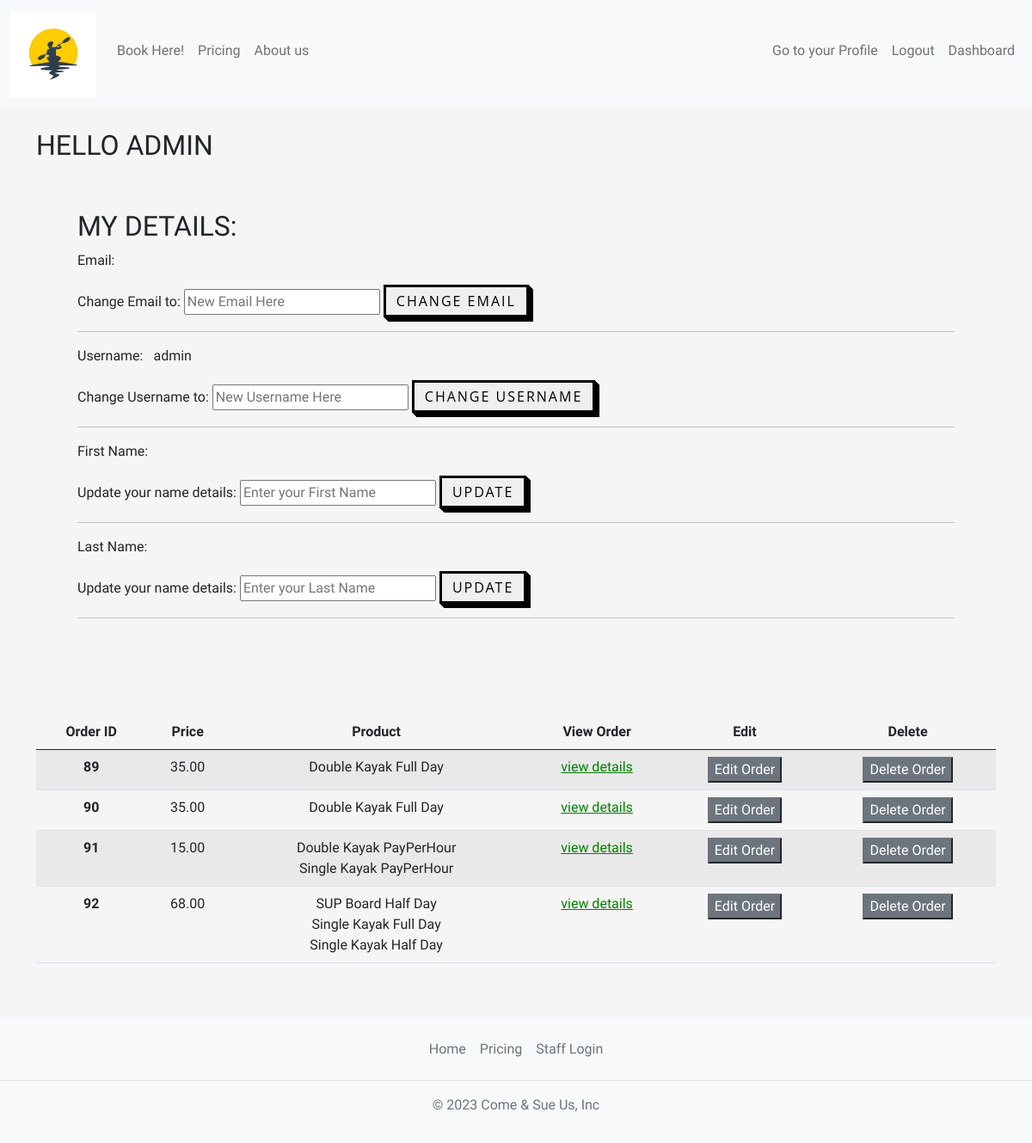
Page /profile (signed in) on the earlier database version.
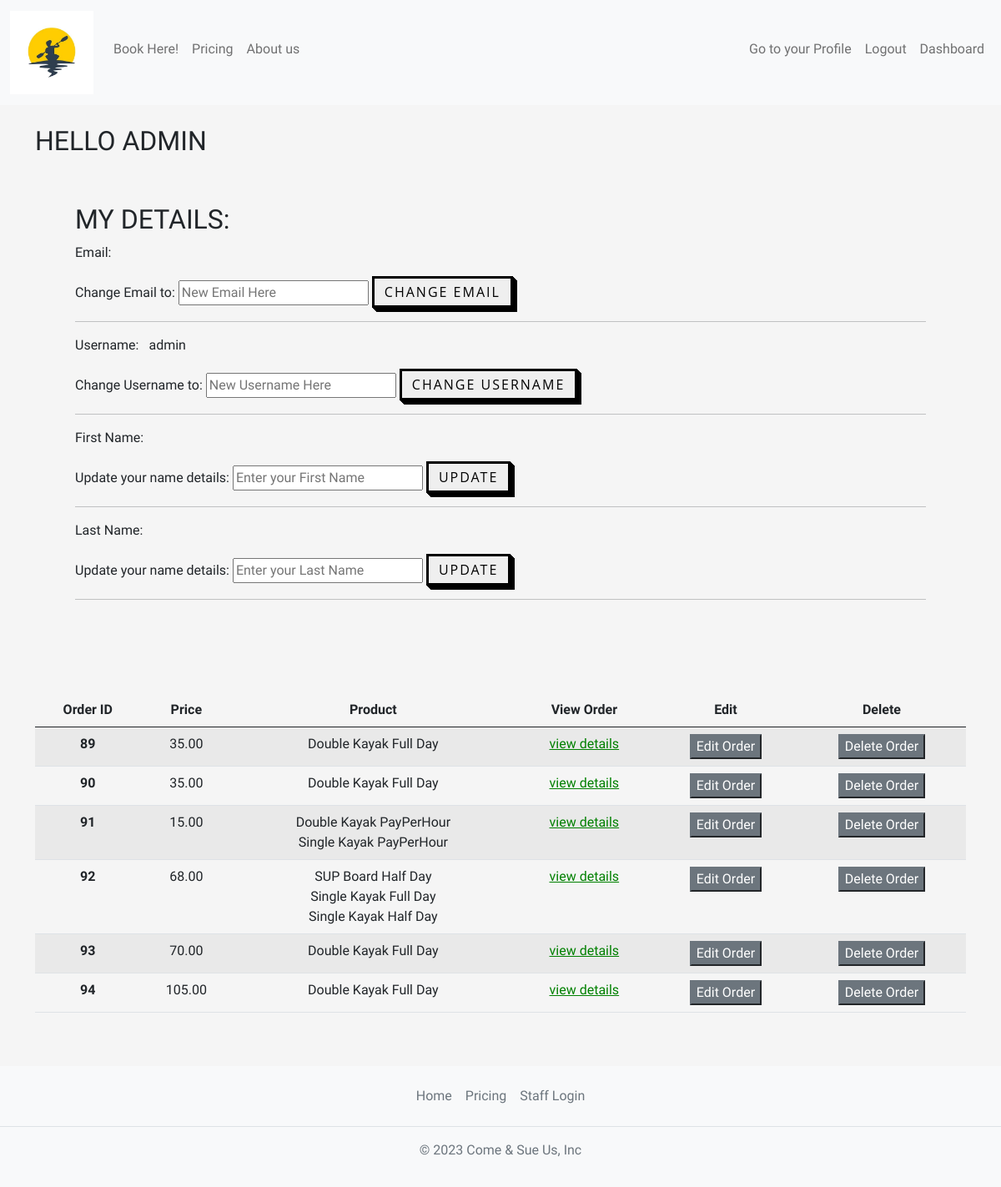
Same page on the later database version.
### home/models.py (models this page shows, shortened)
class OrderModel(models.Model):
    STATUS = (
        ('Awaiting Pickup', 'Awaiting Pickup'),
        ('Delivered', 'Delivered'),
    )
    user = models.ForeignKey(get_user_model(), on_delete=models.SET_NULL, null=True)
    created_on = models.DateTimeField(auto_now_add=True)
    price = models.DecimalField(max_digits=7, decimal_places=2)
    status = models.CharField(max_length=200, null=True, choices=STATUS)
    items = models.ManyToManyField(
        'Variant', related_name='order', blank=True)

class Variant(models.Model):
    name = models.CharField(max_length=100)
    description = models.TextField()
    image = models.ImageField(upload_to='variants_images/')
    price = models.DecimalField(max_digits=5, decimal_places=2)

### home/views.py (the view, shortened to what this page needs)
# urls.py: path('profile', views.profile, name='profile'),
@login_required
def profile(request):
    user = request.user
    my_orders = OrderModel.objects.filter(user=user)
    context = {
        'user_my_site': user,
        'my_orders': my_orders
    }
    return render(request, 'home/profile.html', context)

### home/templates/home/profile.html (shortened to what this page needs)
{% extends 'base.html' %}
{% block content %}
<div class="container col-md-12 mt-4 mb-5">
<h2>Hello {{user_my_site}}</h2>
<div class="p-5 ">
<form method="POST" action="{% url 'profile'%}">
    <h2>My details:</h2>
    <p>Email: <span class="px-2">{{user_my_site.email}} </span></p>
    <span>Change Email to: <input type="text" name="email" placeholder="New Email Here"/></span>
    <button type="submit" class="button-style" >Change Email</button>
    <hr>
    <p>Username: <span class="px-2">{{user_my_site.username}} </span></p>
    <span>Change Username to: <input type="text" name="username" placeholder="New Username Here"/></span>
    <button type="submit" class="button-style" >Change Username</button>
    <hr>
    <p>First Name: <span class="px-2">{{user_my_site.first_name}} </span></p>
    <span>Update your name details: <input type="text" name="first_name" placeholder="Enter your First Name"/></span>
    <button type="submit" class="button-style" >Update</button>
    <hr>
    <p>Last Name: <span class="px-2">{{user_my_site.last_name}} </span></p>
    <span>Update your name details: <input type="text" name="last_name" placeholder="Enter your Last Name"/></span>
    <button type="submit" class="button-style" >Update</button>
    <hr>
</form>
</div>
<div class="row justify-content-center" style="overflow-x:auto;">
            <div class="col-md-12 mt-5">
                {% if my_orders %}
                <table class="table table-hover table-striped">
                    <thead class="text-center">
                        <tr>
                            <th scope="col">Order ID</th>
                            <th scope="col">Price</th>
                            <th scope="col">Product</th>
                            <th scope="col">View Order</th>
                            <th scope="col">Edit</th>
                            <th scope="col">Delete</th>
                        </tr>
                    </thead>
                    <tbody class="text-center">
                        {% for order in my_orders %}
                        <tr>
                            <th scope="row">{{ order.pk }}</th>
                            <td>{{ order.price }}</td>
                            <td>{% for item in order.items.all %}
                                {{item.name}}<br>
                            {% endfor %}</td>
                            <td>
                                <a href="{% url 'update-order' order.pk%}"> view details</a>
                            </td>
                            <td><button class="button btn-secondary" type='submit' data-bs-toggle="modal" data-bs-target="#exampleModal"
                                >Edit Order</button></td>
                            <td>
                                <form method="post" action="{% url 'update-order' order.pk %}">
                                    <button class="button btn-secondary" type='submit'>Delete Order</button>
                                </form>
                            </td>
                        </tr>
                        {% endfor %}
                        {% else %}
                        <div class="container text-center mt-5">
                            <h1>Oh no! You are yet to have a booking with us, but have no fear, you'll find it right <a href="{% url 'order' %}">HERE</a></h1>
                        </div>
                        {% endif %}
                    </tbody>
                </table>
            </div>
        </div>
</div>
{% endblock content %}

### templates/base.html (shortened to what this page needs)
{% load static %}
<!DOCTYPE html>
<html lang="en">
<head>
    {% block css %}
    <link href="https://cdn.jsdelivr.net/npm/bootstrap@5.0.2/dist/css/bootstrap.min.css" rel="stylesheet"
>
    <link rel="stylesheet" href="{% static '/css/style.css' %}">
    {% endblock %}
</head>
<body>
    {% include 'includes/header.html' %}
    <main>
        {% block content %}{% endblock %}
    </main>
    {% include 'includes/footer.html' %}
</body>
</html>

### templates/includes/header.html (shortened to what this page needs)
{% load static %}
<header>
  <nav class="navbar navbar-expand-lg navbar-light bg-light">
    <div class="container-fluid">
      <a class="navbar-brand" href="{% url 'home' %}"><img src="{% static 'images/kayak-1.webp' %}" alt="Kayak Logo" class="logo"></a>
      <div class="collapse navbar-collapse" id="navbarNav">
        <ul class="navbar-nav me-auto mb-2">
          {% if user.is_authenticated %}
          <li class="nav-item">
            <a class="nav-link" href="{% url 'order' %}">Book Here!</a>
          </li>
          {% endif %}
          <li class="nav-item">
            <a class="nav-link" href="{% url 'pricing' %}">Pricing</a>
          </li>
          <li class="nav-item">
            <a class="nav-link" href="{% url 'faq' %}">About us</a>
          </li>
        </ul>
          <ul class="navbar-nav ml-auto mb-2">
            {% if user.is_authenticated %}
          <li class="nav-item">
            <a href="{% url 'profile' %}" class="nav-link">Go to your Profile</a>
          </li>
          <a class="nav-link" href="{% url 'account_logout' %}">Logout</a>
        {% if user.is_staff %}
        <li class="nav-item">
          <a href="{% url 'dashboard' %}" class="nav-link">Dashboard</a>
        </li>
        {% endif %}
          {% endif %}
          </ul>
      </div>
    </div>
  </nav>
</header>

### templates/includes/footer.html
<footer class="py-3 bg-light text-dark">
    <ul class="nav justify-content-center border-bottom pb-3 mb-3">
      <li class="nav-item"><a href="{% url 'home' %}" class="nav-link px-2 text-muted">Home</a></li>
      <li class="nav-item"><a href="{% url 'pricing' %}" class="nav-link px-2 text-muted">Pricing</a></li>
      <li class="nav-item"><a href="{% url 'dashboard' %}" class="nav-link px-2 text-muted">Staff Login</a></li>
    </ul>
    <p class="text-center text-muted">© 2023 Come & Sue Us, Inc</p>
  </footer>

### static/css/style.css (style rules this page uses)
html, body { height: calc(100vh - 100px); font-family: 'Days One', sans-serif; font-family: 'Kdam Thmor Pro', sans-serif; }
body { display: flex; flex-direction: column; position: relative; margin: 0; padding-bottom: 6rem; }
h1, h2, h3, h4, h5, h6 { text-transform: uppercase; }
main { flex: 1 0 auto; background-color: whitesmoke; }
a { text-decoration: underline; color: green; }
.logo { max-height: 100px; }
.button-style { font-family: "Open Sans", sans-serif; font-size: 16px; letter-spacing: 2px; text-decoration: none; text-transform: uppercase; color: #000; cursor: pointer; border: 3px solid; padding: 0.25em 0.5em; box-shadow: 1px 1px 0px 0px, 2px 2px 0px 0px, 3px 3px 0px 0px, 4px 4px 0px 0px, 5px 5px 0px 0px; position: relative; user-select: none; -webkit-user-select: none; touch-action: manipulation; }
@media (min-width: 768px) { .button-style { padding: 0.25em 0.75em; } }
footer { left: 0; bottom: 0; width: 100%; }

Differences in the rows shown:
added OrderModel: pk "93", price "70.00", Variant (name "Double Kayak Full Day")
added OrderModel: pk "94", price "105.00", Variant (name "Double Kayak Full Day")
